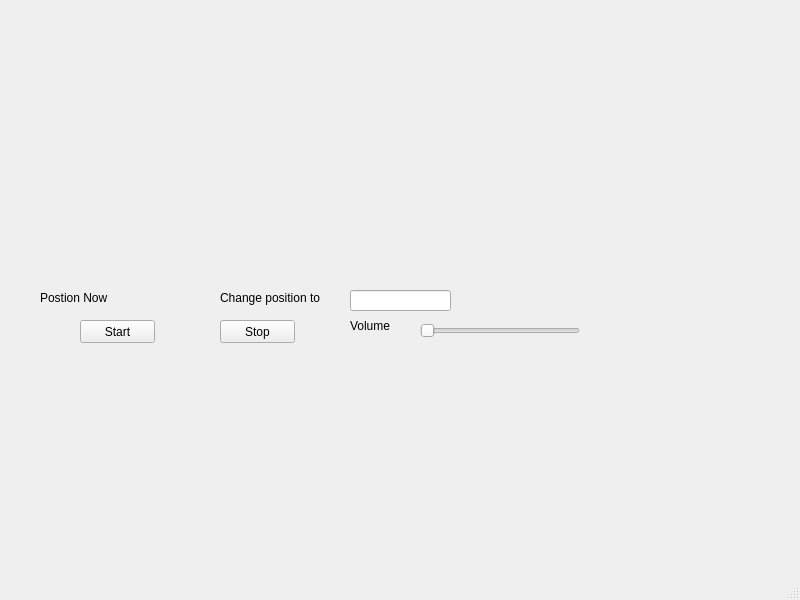
<?xml version="1.0" encoding="UTF-8"?>
<ui version="4.0">
 <class>PlayerWidget</class>
 <widget class="QMainWindow" name="PlayerWidget">
  <property name="geometry">
   <rect>
    <x>0</x>
    <y>0</y>
    <width>800</width>
    <height>600</height>
   </rect>
  </property>
  <property name="windowTitle">
   <string>MainWindow</string>
  </property>
  <widget class="QWidget" name="centralwidget">
   <widget class="QPushButton" name="StartButton">
    <property name="geometry">
     <rect>
      <x>80</x>
      <y>320</y>
      <width>75</width>
      <height>23</height>
     </rect>
    </property>
    <property name="text">
     <string>Start</string>
    </property>
    <property name="shortcut">
     <string>Return</string>
    </property>
   </widget>
   <widget class="QPushButton" name="StopButton">
    <property name="geometry">
     <rect>
      <x>220</x>
      <y>320</y>
      <width>75</width>
      <height>23</height>
     </rect>
    </property>
    <property name="text">
     <string>Stop</string>
    </property>
   </widget>
   <widget class="QSlider" name="VolumeSlider">
    <property name="geometry">
     <rect>
      <x>420</x>
      <y>320</y>
      <width>160</width>
      <height>22</height>
     </rect>
    </property>
    <property name="orientation">
     <enum>Qt::Horizontal</enum>
    </property>
   </widget>
   <widget class="QLabel" name="VolumeLabel">
    <property name="geometry">
     <rect>
      <x>350</x>
      <y>320</y>
      <width>54</width>
      <height>12</height>
     </rect>
    </property>
    <property name="text">
     <string>Volume</string>
    </property>
   </widget>
   <widget class="QLineEdit" name="PositionText">
    <property name="geometry">
     <rect>
      <x>350</x>
      <y>290</y>
      <width>101</width>
      <height>21</height>
     </rect>
    </property>
   </widget>
   <widget class="QLabel" name="label">
    <property name="geometry">
     <rect>
      <x>40</x>
      <y>290</y>
      <width>71</width>
      <height>16</height>
     </rect>
    </property>
    <property name="text">
     <string>Postion Now</string>
    </property>
   </widget>
   <widget class="QLabel" name="PositionLabel">
    <property name="geometry">
     <rect>
      <x>110</x>
      <y>290</y>
      <width>91</width>
      <height>16</height>
     </rect>
    </property>
    <property name="text">
     <string/>
    </property>
   </widget>
   <widget class="QLabel" name="label_3">
    <property name="geometry">
     <rect>
      <x>220</x>
      <y>290</y>
      <width>121</width>
      <height>16</height>
     </rect>
    </property>
    <property name="text">
     <string>Change position to</string>
    </property>
   </widget>
  </widget>
  <widget class="QMenuBar" name="menubar">
   <property name="geometry">
    <rect>
     <x>0</x>
     <y>0</y>
     <width>800</width>
     <height>21</height>
    </rect>
   </property>
  </widget>
  <widget class="QStatusBar" name="statusbar"/>
 </widget>
 <resources/>
 <connections/>
</ui>
